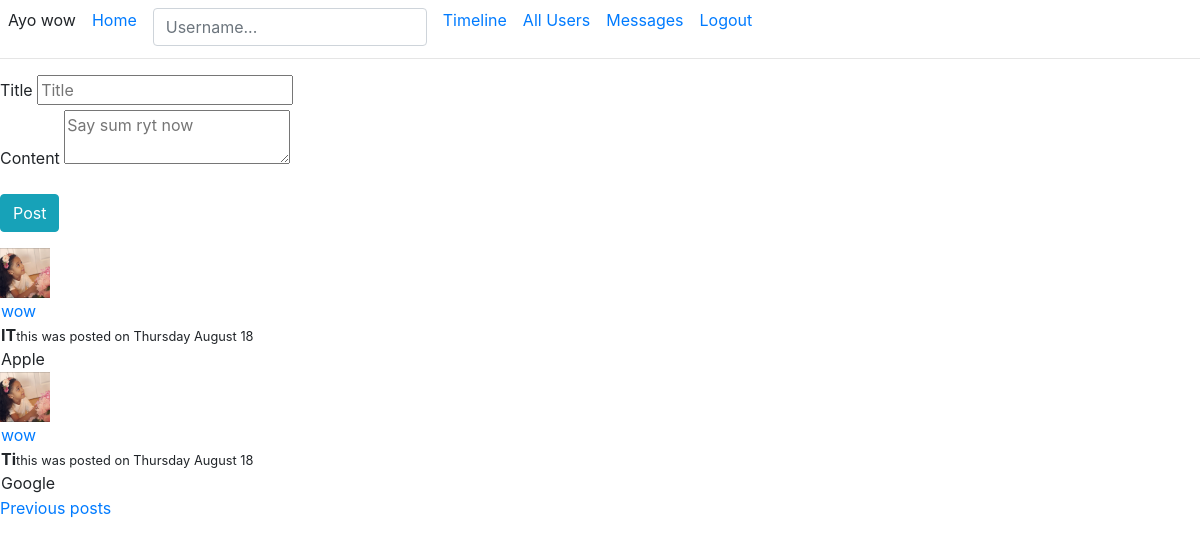
Page /index?page=2 (signed in) on the committed database.
### chi/models.py (models this page shows, shortened)
class PaginatedAPIMixin (object):
	@staticmethod
	def to_dict_collection(query, page, per_page, endpoint, **kwargs):
		resources = query.paginate(page, per_page, False)
		data = {
			"users" : [item.py_dict() for item in resources.items],
			"meta_data" : {
				"page" : page,
				"per_page" : per_page,
				"total_pages" : resources.pages,
				"number_of_items" : resources.total
			},
			"_links" : {
				"self_url" : url_for(endpoint, page=page, per_page=per_page, **kwargs),
				"next_page" : url_for(endpoint, page=page + 1, per_page=per_page, **kwargs) if resources.has_next else None,
				"previous_page" : url_for(endpoint, page=page, per_page=per_page, **kwargs) if resources.has_prev else None
			}
		}
		return data

class User(PaginatedAPIMixin, db.Model, UserMixin):
	id = db.Column(db.Integer, primary_key=True)
	username = db.Column(db.String(50), index=True, unique=True, nullable=False)
	email = db.Column(db.String(60), index=True, unique=True, nullable=False)
	password = db.Column(db.String(130), nullable=False)
	account_date = db.Column(db.DateTime, default=datetime.utcnow)
	profile_pic = db.Column(db.String(25), default='profile.png')
	last_seen = db.Column(db.DateTime, default=datetime.utcnow)
	about_me = db.Column(db.String(200), nullable=True)
	posts = db.relationship('Post', backref='author', lazy='dynamic')
	messages = db.relationship('Messages', backref='sender', lazy='dynamic')
	followed_user = db.relationship ('User', secondary=followers,
			primaryjoin=(followers.c.follower_id == id),
			secondaryjoin=(followers.c.followed_user_id == id),
			backref=db.backref('followers', lazy='dynamic'), lazy='dynamic')
	def followed_user_posts(self):
		followed_posts = Post.query.join(followers,
				(followers.c.followed_user_id == Post.user_id)).filter(followers.c.follower_id == self.id)
		user_posts = Post.query.filter_by(user_id=self.id)
		return followed_posts.union(user_posts).order_by(Post.date_posted.desc())
	""" Registering the user to the database """

class Post(db.Model):
	id = db.Column(db.Integer, primary_key=True)
	title = db.Column(db.String(100), nullable=False)
	body = db.Column(db.Text, nullable=False)
	user_id = db.Column(db.Integer, db.ForeignKey('user.id'), nullable=False)
	date_posted = db.Column(db.DateTime, index=True, nullable=False, default=datetime.utcnow)

### chi/main/routes.py (the view, shortened to what this page needs)
@home.route('/')
@home.route('/index', methods=['POST', 'GET'])
@login_required
def main():
	title = 'Home'
	form = PostForm()
	page = request.args.get('page', 1, type=int)
	posts = current_user.followed_user_posts().paginate(page, current_app.config['POSTS_PER_PAGE'], False)
	other_posts = url_for('home.main', page=posts.next_num) if posts.has_next else None
	previous_posts = url_for('home.main', page=posts.prev_num) if posts.has_prev else None
	return render_template('main/home.html', posts=posts.items, title=title, form=form, other_posts=other_posts, previous_posts=previous_posts)

### chi/users/forms.py
class PostForm (FlaskForm):
	title = StringField ('Title', validators=[DataRequired(), Length(max=100)])
	body = TextAreaField ('Content', validators=[DataRequired(), Length(min=2, max=250)])
	submit = SubmitField ('Post')

### chi/models.py (called while the page is built)
@login.user_loader
def load_user(id):
	return User.query.get(int(id))

### chi/templates/main/home.html (shortened to what this page needs)
{% extends "base.html" %}
{% block content %}
	{% if form %}
		<form action="" method="POST" class="form-group">
			<div>
				{{ form.title.label }}
				{{ form.title(placeholder='Title' ) }}
			</div>
			<div class="form-group">
				{{ form.body.label }}
				{{ form.body(placeholder='Say sum ryt now') }}
			</div>
			{{ form.submit(class='btn btn-info') }}
		</form>
	{% endif %}
	{% for post in posts %}
		{% include 'includes/_posts.html' %}
	{% endfor %}
	{% if previous_posts %}
		<a href="{{ previous_posts }}">Previous posts</a>
	{% endif %}
{% endblock %}

### chi/templates/base.html (shortened to what this page needs)
<!DOCTYPE html>
<html lang="en">
<head>
    <link rel="stylesheet" type="text/css" href="{{ url_for('static', filename='css/bootstrap.min.css')}}">
</head>
<body>
	<div class="mines-nav">
		{% if current_user.is_anonymous %}
			<div>Google: <a href="/index">Login</a></div>
		{% else %}
			<div style="display: flex; flex-direction: row;">
				<span class="m-2">Ayo {{ current_user.username }}</span>
				<a href="{{ url_for ( 'home.main' ) }}" class="m-2">Home</a>
				<div class="m-search-box m-2">
					<input type="text" class="search-username form-control" name="username" placeholder="Username..." id="userFind">
				</div>
			<a href=" {{ url_for ( 'user.timeline', username=current_user.username ) }} " class="m-2">Timeline</a>
			<a href=" {{ url_for ( 'user.allusers' ) }} " class="m-2">All Users</a>
			<a href=" {{ url_for ( 'chat.message', reciever=current_user.username ) }} " class="m-2">Messages</a>
			<a href=" {{ url_for ( 'user.logout' ) }} " class="m-2 pull-left">Logout</a>
			</div>
		{% endif %}
		<hr class="mt-1">
	</div>
	{% block content %}{% endblock %}
</body>
</html>

### chi/templates/includes/_posts.html
<table>
	<tr>
		<img src="{{ url_for('static', filename='profilePics/profile.PNG' ) }}" style="width: 50px; height: 50px;">
	</tr>
	<td>
		<a href="{{ url_for ('user.timeline', username=post.author.username) }}">{{ post.author.username }}</a>
		<br>
		<span><strong>{{ post.title }}</strong><small>this was posted on {{ post.date_posted.strftime('%A %B %y') }}</small></span>
		<br>
		{{ post.body }}
	</td>
</table>

### rows in the picture
User: username "wow"
Post: author.username "wow", title "IT", date_posted "Thursday August 18", body "Apple"
Post: author.username "wow", title "Ti", date_posted "Thursday August 18", body "Google"
